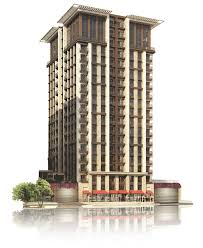
#> input picture bina.png, 203 x 248 px
$ python draw_longest_pointLine.py
#> lines starting #> are read from the running program, lines starting #| are printed output that depends on the picture; after the words box and inside, x2 and y2 are one past the last pixel; in counts of white or black regions, pixels touching at a corner belong together
import cv2
import numpy as np

# Resmi yükle
image_path = "bina.png"
image = cv2.imread(image_path)
#> image is the input picture: shape (248, 203, 3); mean B, G, R 187.6, 196.5, 202.8
gray = cv2.cvtColor(image, cv2.COLOR_BGR2GRAY)
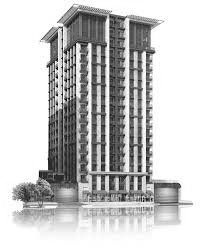
#> gray: shape (248, 203); min 2, max 255, mean 197.4

# Köşeleri bul
corners = cv2.goodFeaturesToTrack(gray, 100, 0.01, 10)
#> corners = 100 rows, first 8: [77, 43], [56, 60], [56, 95], [56, 77], [47, 66], [140, 171], [89, 43], [46, 169]
corners = np.int0(corners)

# Köşelere nokta çiz
for corner in corners:
    x, y = corner.ravel()
    cv2.circle(image, (x, y), 3, (255, 0, 0), -1)
#> this loop made 100 passes
#> (x, y) on passes 1 to 12: (77, 43), (56, 60), (56, 95), (56, 77), (47, 66), (140, 171), (89, 43), (46, 169), (144, 51), (107, 176), (66, 71), (60, 29)
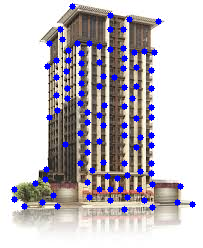
#> image: shape (248, 203, 3); 5.76% of pixels changed, all inside (x1, y1, x2, y2) = (11, 3, 196, 213)

# Köşeleri x ekseni boyunca gruplayarak çizgiler oluştur
threshold = 10  # x ekseni boyunca birleştirme eşiği (esneklik)
lines = []  # Çizgileri depolamak için bir liste
connected_points = []  # Birleştirilen noktaları depolamak için bir liste
for i in range(len(corners)):
    connected = []  # Her köşe için birleştirilen noktaları depolamak için bir liste
    for j in range(i + 1, len(corners)):
        x1, y1 = corners[i].ravel()
        x2, y2 = corners[j].ravel()
        if abs(x2 - x1) < threshold:  # x ekseni boyunca yakın olan köşeleri birleştir
            line_length = np.sqrt((x2 - x1)**2 + (y2 - y1)**2)  # Çizginin uzunluğunu hesapla
            lines.append(((x1, y1), (x2, y2), line_length))  # Çizgiyi listeye ekle
            connected.append((x2, y2))  # Birleştirilen noktayı listeye ekle
    connected_points.append(connected)  # Her köşe için birleştirilen noktaları listeye ekle
#> this loop made 100 passes
#> after the loop, connected_points = 100 items; lines = 614 items

# En uzun çizgiyi bul
longest_line = max(lines, key=lambda x: x[2])
#> longest_line = ((129, 19), (124, 209), 190.1)

# En uzun çizgideki doğru noktaları belirle
longest_line_points = [point for point_list in connected_points for point in point_list if tuple(point) == longest_line[0] or tuple(point) == longest_line[1]]
#> longest_line_points = 25 pairs, first value 124 to 129, second value 19 to 209

# En uzun çizgiyi yeşil renkte çiz
cv2.line(image, longest_line[0], longest_line[1], (0, 255, 0), 2)
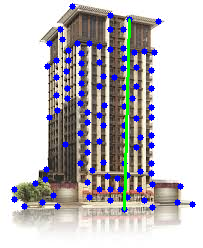
#> image: shape (248, 203, 3); 1.14% of pixels changed, all inside (x1, y1, x2, y2) = (123, 18, 131, 211)

# En uzun çizgideki birleştirilen nokta sayısını bul
num_points_connected = len(longest_line_points)
#> num_points_connected = 25
print(f"En uzun çizgide {num_points_connected} nokta birleştirildi.")
#| En uzun çizgide 25 nokta birleştirildi.

# Birleştirilen noktaları göster
connected_image = np.zeros_like(gray)
for connected in connected_points:
    for point in connected:
        cv2.circle(connected_image, tuple(point), 3, 255, -1)
#> this loop made 100 passes
#> connected on passes 8, 13, 20, 22, 27, 40, 46, 49, 54, 55, 56: [(49, 43), (49, 117), (42, 202), (53, 195), (45, 179)], [(67, 98), (68, 60), (68, 50), (72, 6), (62, 39), (65, 144)], [(68, 60), (68, 50), (72, 6), (62, 39), (65, 144)], [(68, 50), (72, 6), (62, 39), (65, 144)], [(72, 6), (62, 39), (65, 144)], [(49, 117), (42, 202), (53, 195), (57, 206), (45, 179)], [(151, 145), (151, 70), (151, 163), (152, 207), (158, 21)], [(42, 202)], [], [(136, 118), (132, 98), (127, 197), (139, 189), (140, 137)], [(151, 70), (151, 163), (152, 207), (158, 21)]
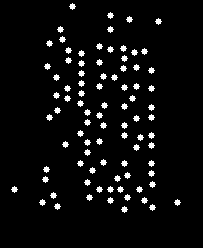
#> connected_image: shape (248, 203); 5% white; 87 white regions, largest, box (x1, y1, x2, y2) and area: (69, 3, 76, 10) 29, (107, 12, 114, 19) 29, (126, 16, 133, 23) 29

# En uzun çizgiye ait olan doğru noktaları göstermek için yeni bir görüntü oluştur
correct_points_image = np.zeros_like(connected_image)
for point in longest_line_points:
    cv2.circle(correct_points_image, tuple(point), 3, 255, -1)
#> this loop made 25 passes
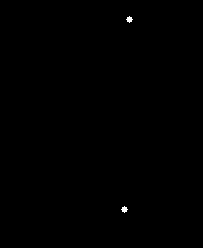
#> correct_points_image: shape (248, 203); 0.12% white; 2 white regions, box (x1, y1, x2, y2) and area: (126, 16, 133, 23) 29, (121, 206, 128, 213) 29

# Sonuçları göster
cv2.imshow("Connected Corners", image)
cv2.imshow("Connected Points", connected_image)
cv2.imshow("Correct Points", correct_points_image)
cv2.waitKey(0)
cv2.destroyAllWindows()
